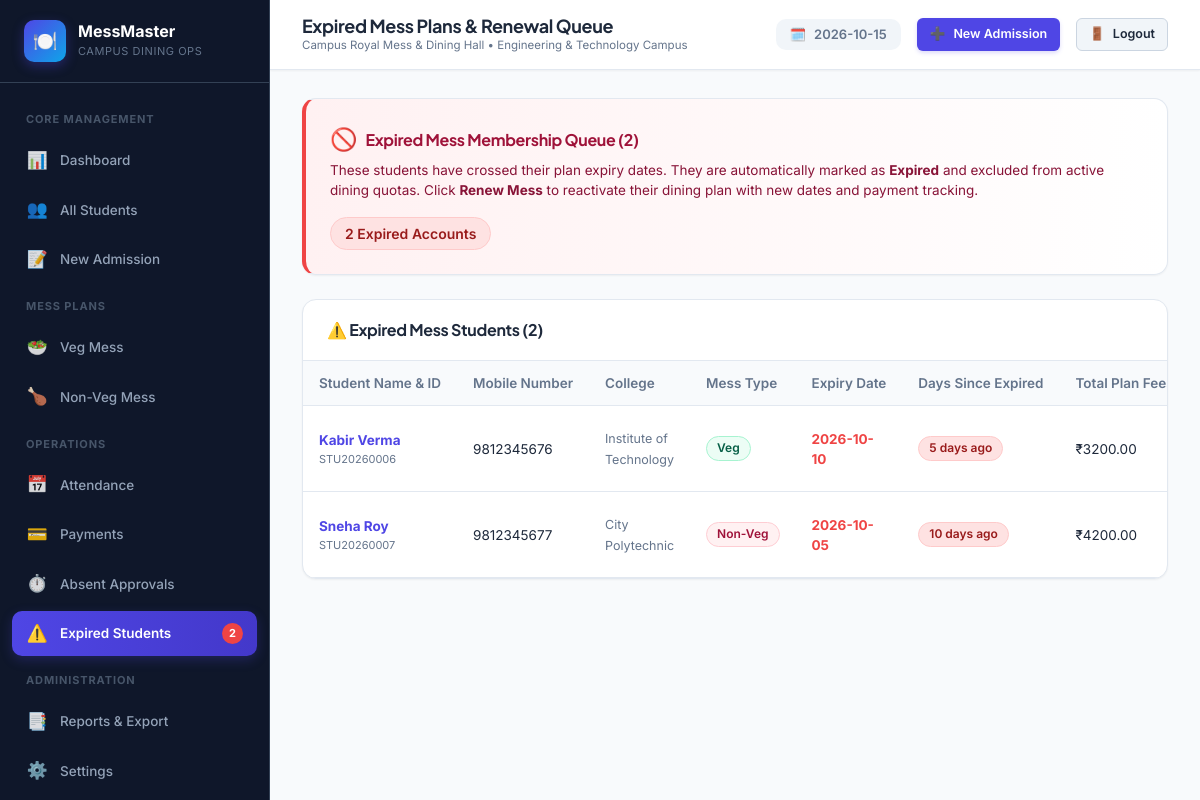
Page /expired-students (signed in) on the committed database.
### tables this page shows
CREATE TABLE settings (
            id INTEGER PRIMARY KEY AUTOINCREMENT,
            key TEXT UNIQUE NOT NULL,
            value TEXT NOT NULL,
            description TEXT
        );

CREATE TABLE mess_plans (
            id INTEGER PRIMARY KEY AUTOINCREMENT,
            student_id TEXT NOT NULL,
            plan_duration_days INTEGER NOT NULL,
            start_date DATE NOT NULL,
            original_expiry_date DATE NOT NULL,
            current_expiry_date DATE NOT NULL,
            total_extension_days INTEGER DEFAULT 0,
            mess_type TEXT NOT NULL CHECK(mess_type IN ('Veg', 'Non-Veg')),
            total_fee REAL NOT NULL,
            status TEXT NOT NULL DEFAULT 'Active' CHECK(status IN ('Active', 'Expired', 'Renewed')),
            is_current INTEGER NOT NULL DEFAULT 1,
            created_at DATETIME DEFAULT CURRENT_TIMESTAMP,
            FOREIGN KEY (student_id) REFERENCES students(student_id) ON DELETE CASCADE
        );

CREATE TABLE students (
            id INTEGER PRIMARY KEY AUTOINCREMENT,
            student_id TEXT UNIQUE NOT NULL,
            full_name TEXT NOT NULL,
            mobile TEXT UNIQUE NOT NULL,
            college_name TEXT NOT NULL,
            mess_type TEXT NOT NULL CHECK(mess_type IN ('Veg', 'Non-Veg')),
            status TEXT NOT NULL DEFAULT 'Active' CHECK(status IN ('Active', 'Expired', 'Deactivated')),
            admission_date DATE NOT NULL,
            created_at DATETIME DEFAULT CURRENT_TIMESTAMP,
            updated_at DATETIME DEFAULT CURRENT_TIMESTAMP
        );

### app.py (the view)
@app.route('/expired-students')
@login_required
def expired_students():
    database.update_all_mess_expiries()
    conn = database.get_db_connection()
    today_str = date.today().isoformat()
    expired_list = conn.execute("""
        SELECT s.student_id, s.full_name, s.mobile, s.college_name, s.mess_type, s.status,
               p.start_date, p.current_expiry_date, p.total_fee,
               (julianday(?) - julianday(p.current_expiry_date)) as days_since_expiry,
               COALESCE((SELECT SUM(amount) FROM payments WHERE student_id = s.student_id), 0) as total_paid,
               (p.total_fee - COALESCE((SELECT SUM(amount) FROM payments WHERE student_id = s.student_id), 0)) as balance
        FROM students s
        JOIN mess_plans p ON s.student_id = p.student_id AND p.is_current = 1
        WHERE p.current_expiry_date < ? OR s.status = 'Expired'
        ORDER BY p.current_expiry_date DESC
    """, (today_str, today_str)).fetchall()
    conn.close()
    default_veg_fee = float(database.get_setting('veg_monthly_fee', '3200'))
    default_nonveg_fee = float(database.get_setting('nonveg_monthly_fee', '4200'))
    return render_template('expired_students.html',
        expired_students=expired_list,
        default_veg_fee=default_veg_fee,
        default_nonveg_fee=default_nonveg_fee
    )

### app.py (called while the page is built)
def login_required(f):
    @wraps(f)
    def decorated_function(*args, **kwargs):
        if 'user_id' not in session:
            flash("Please sign in to access the Mess Management System.", "warning")
            return redirect(url_for('login', next=request.url))
        return f(*args, **kwargs)
    return decorated_function

### database.py (called while the page is built, shortened)
def get_db_path():
    return DEFAULT_DB_PATH

def get_db_connection():
    db_file = get_db_path()
    try:
        os.makedirs(os.path.dirname(db_file), exist_ok=True)
    except OSError:
        pass
    conn = sqlite3.connect(db_file)
    conn.row_factory = sqlite3.Row
    conn.execute("PRAGMA foreign_keys = ON;")
    return conn

def get_setting(key, default_value=''):
    conn = get_db_connection()
    row = conn.execute("SELECT value FROM settings WHERE key = ?", (key,)).fetchone()
    conn.close()
    return row['value'] if row else default_value

### templates/expired_students.html (shortened to what this page needs)
{% extends "base.html" %}
{% block page_title %}Expired Mess Plans & Renewal Queue{% endblock %}
{% block content %}
<div class="panel" style="margin-bottom: 24px; border-left: 4px solid var(--danger); background: linear-gradient(90deg, #fff1f2 0%, #ffffff 100%);">
  <div class="panel-body">
    <div style="display: flex; justify-content: space-between; align-items: center; flex-wrap: wrap; gap: 16px;">
      <div>
        <div style="display: flex; align-items: center; gap: 8px;">
          <span style="font-size: 22px;">🚫</span>
          <h3 style="font-size: 16px; font-weight: 700; color: #9f1239;">Expired Mess Membership Queue ({{ expired_students|length }})</h3>
        </div>
        <p style="font-size: 13.5px; color: #881337; margin-top: 4px;">
          These students have crossed their plan expiry dates. They are automatically marked as <strong>Expired</strong> and excluded from active dining quotas.
          Click <strong>Renew Mess</strong> to reactivate their dining plan with new dates and payment tracking.
        </p>
      </div>
      <div>
        <span class="badge badge-expired" style="font-size: 14px; padding: 6px 14px;">
          {{ expired_students|length }} Expired Accounts
        </span>
      </div>
    </div>
  </div>
</div>
<div class="panel">
  <div class="panel-header">
    <h3 class="panel-title">⚠️ Expired Mess Students ({{ expired_students|length }})</h3>
  </div>
  <div class="panel-body" style="padding: 0;">
    <div class="table-responsive">
      <table class="data-table">
        <thead>
          <tr>
            <th>Student Name & ID</th>
            <th>Mobile Number</th>
            <th>College</th>
            <th>Mess Type</th>
            <th>Expiry Date</th>
            <th>Days Since Expired</th>
            <th>Total Plan Fees</th>
          </tr>
        </thead>
        <tbody>
          {% if expired_students %}
            {% for s in expired_students %}
              <tr>
                <td>
                  <strong><a href="{{ url_for('student_profile', student_id=s.student_id) }}" style="color: var(--primary);">{{ s.full_name }}</a></strong>
                  <div style="font-size: 11px; color: var(--text-muted);">{{ s.student_id }}</div>
                </td>
                <td>{{ s.mobile }}</td>
                <td><span style="font-size: 12.5px; color: var(--text-muted);">{{ s.college_name }}</span></td>
                <td>
                  <span class="badge {% if s.mess_type == 'Veg' %}badge-veg{% else %}badge-nonveg{% endif %}">
                    {{ s.mess_type }}
                  </span>
                </td>
                <td>
                  <strong style="color: var(--danger);">{{ s.current_expiry_date }}</strong>
                </td>
                <td>
                  <span class="badge badge-expired">
                    {{ s.days_since_expiry|int }} days ago
                  </span>
                </td>
                <td>{{ currency_symbol }}{{ "%.2f"|format(s.total_fee) }}</td>
              </tr>
            {% endfor %}
          {% else %}
            <tr>
              <td colspan="10" style="text-align: center; padding: 36px; color: var(--text-muted);">
                ✨ No expired mess students! All registered students currently hold valid active plans.
              </td>
            </tr>
          {% endif %}
        </tbody>
      </table>
    </div>
  </div>
</div>
{% endblock %}

### templates/base.html (shortened to what this page needs)
<!DOCTYPE html>
<html lang="en">
<head>
  <link rel="stylesheet" href="{{ url_for('static', filename='css/style.css') }}">
</head>
<body>
  <div class="app-container">
    <aside class="sidebar" id="appSidebar">
      <div class="sidebar-header">
        <div class="brand-icon">🍽️</div>
        <div class="brand-title">
          <span class="brand-name">MessMaster</span>
          <span class="brand-sub">Campus Dining Ops</span>
        </div>
      </div>
      <nav class="sidebar-nav">
        <div class="nav-section-title">Core Management</div>
        <a href="{{ url_for('dashboard') }}" class="nav-item {% if request.endpoint == 'dashboard' %}active{% endif %}" id="nav-dashboard">
          <div class="nav-item-content">
            <span class="icon">📊</span>
            <span>Dashboard</span>
          </div>
        </a>
        <a href="{{ url_for('students') }}" class="nav-item {% if request.endpoint == 'students' %}active{% endif %}" id="nav-students">
          <div class="nav-item-content">
            <span class="icon">👥</span>
            <span>All Students</span>
          </div>
        </a>
        <a href="{{ url_for('admission') }}" class="nav-item {% if request.endpoint == 'admission' %}active{% endif %}" id="nav-admission">
          <div class="nav-item-content">
            <span class="icon">📝</span>
            <span>New Admission</span>
          </div>
        </a>
        <div class="nav-section-title">Mess Plans</div>
        <a href="{{ url_for('veg_mess') }}" class="nav-item {% if request.endpoint == 'veg_mess' %}active{% endif %}" id="nav-veg">
          <div class="nav-item-content">
            <span class="icon">🥗</span>
            <span>Veg Mess</span>
          </div>
        </a>
        <a href="{{ url_for('nonveg_mess') }}" class="nav-item {% if request.endpoint == 'nonveg_mess' %}active{% endif %}" id="nav-nonveg">
          <div class="nav-item-content">
            <span class="icon">🍗</span>
            <span>Non-Veg Mess</span>
          </div>
        </a>
        <div class="nav-section-title">Operations</div>
        <a href="{{ url_for('attendance') }}" class="nav-item {% if request.endpoint == 'attendance' %}active{% endif %}" id="nav-attendance">
          <div class="nav-item-content">
            <span class="icon">📅</span>
            <span>Attendance</span>
          </div>
        </a>
        <a href="{{ url_for('payments') }}" class="nav-item {% if request.endpoint == 'payments' %}active{% endif %}" id="nav-payments">
          <div class="nav-item-content">
            <span class="icon">💳</span>
            <span>Payments</span>
          </div>
        </a>
        <a href="{{ url_for('absent_approvals') }}" class="nav-item {% if request.endpoint == 'absent_approvals' %}active{% endif %}" id="nav-absent-approvals">
          <div class="nav-item-content">
            <span class="icon">⏱️</span>
            <span>Absent Approvals</span>
          </div>
        </a>
        <a href="{{ url_for('expired_students') }}" class="nav-item {% if request.endpoint == 'expired_students' %}active{% endif %}" id="nav-expired">
          <div class="nav-item-content">
            <span class="icon">⚠️</span>
            <span>Expired Students</span>
          </div>
          {% if badge_expired_count > 0 %}
          <span class="nav-badge danger">{{ badge_expired_count }}</span>
          {% endif %}
        </a>
        <div class="nav-section-title">Administration</div>
        <a href="{{ url_for('reports') }}" class="nav-item {% if request.endpoint == 'reports' %}active{% endif %}" id="nav-reports">
          <div class="nav-item-content">
            <span class="icon">📑</span>
            <span>Reports & Export</span>
          </div>
        </a>
        <a href="{{ url_for('settings') }}" class="nav-item {% if request.endpoint == 'settings' %}active{% endif %}" id="nav-settings">
          <div class="nav-item-content">
            <span class="icon">⚙️</span>
            <span>Settings</span>
          </div>
        </a>
      </nav>
    </aside>
    <div class="main-wrapper">
      <header class="topbar">
        <div class="topbar-left">
          <div class="page-breadcrumb">
            <h1 class="page-title">{% block page_title %}College Mess Management{% endblock %}</h1>
            <span style="font-size: 11.5px; color: var(--text-muted);">{{ mess_name }} &bull; {{ college_name }}</span>
          </div>
        </div>
        <div class="topbar-right">
          <div class="date-indicator">
            <span>🗓️</span>
            <span>{{ today_date }}</span>
          </div>
          <a href="{{ url_for('admission') }}" class="btn btn-primary btn-sm" id="btn-quick-admission">
            <span>➕</span>
            <span>New Admission</span>
          </a>
          <a href="{{ url_for('logout') }}" class="btn btn-secondary btn-sm" title="Sign Out">
            <span>🚪</span>
            <span>Logout</span>
          </a>
        </div>
      </header>
      <main class="content-body">
        {% block content %}{% endblock %}
      </main>
    </div>
  </div>
</body>
</html>

### rows in the picture
settings: value "Campus Royal Mess & Dining Hall"
settings: value "Engineering & Technology Campus"
mess_plans: full_name "Kabir Verma", student_id "STU20260006", mobile "9812345676", college_name "Institute of Technology", mess_type "Veg", current_expiry_date "2026-10-10", days_since_expiry "5", currency_symbol "₹", total_fee "3200.00"
mess_plans: full_name "Sneha Roy", student_id "STU20260007", mobile "9812345677", college_name "City Polytechnic", mess_type "Non-Veg", current_expiry_date "2026-10-05", days_since_expiry "10", currency_symbol "₹", total_fee "4200.00"

### other values in the picture
{{ badge_expired_count }} "2"
{{ expired_students|length }} "2"
